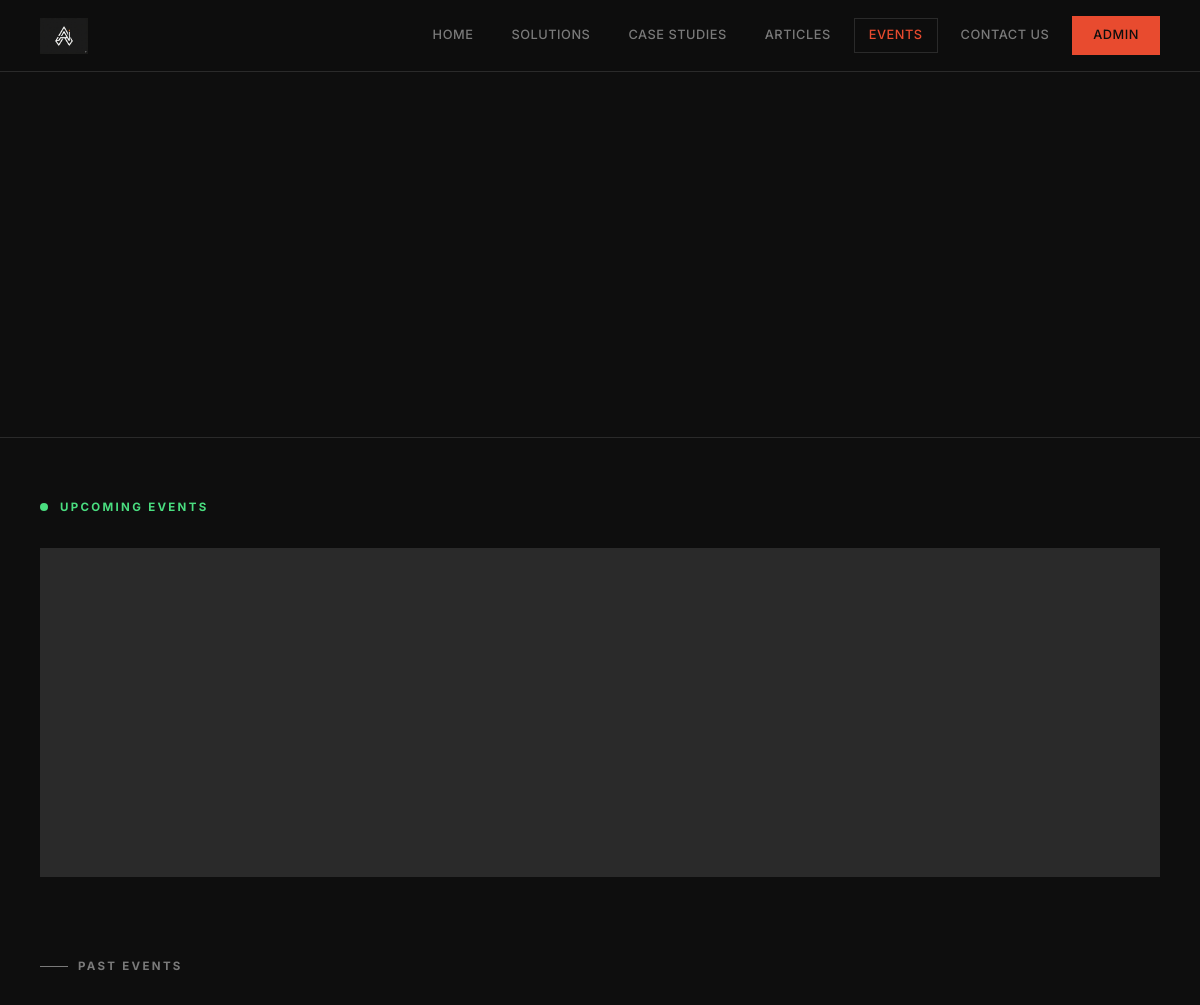
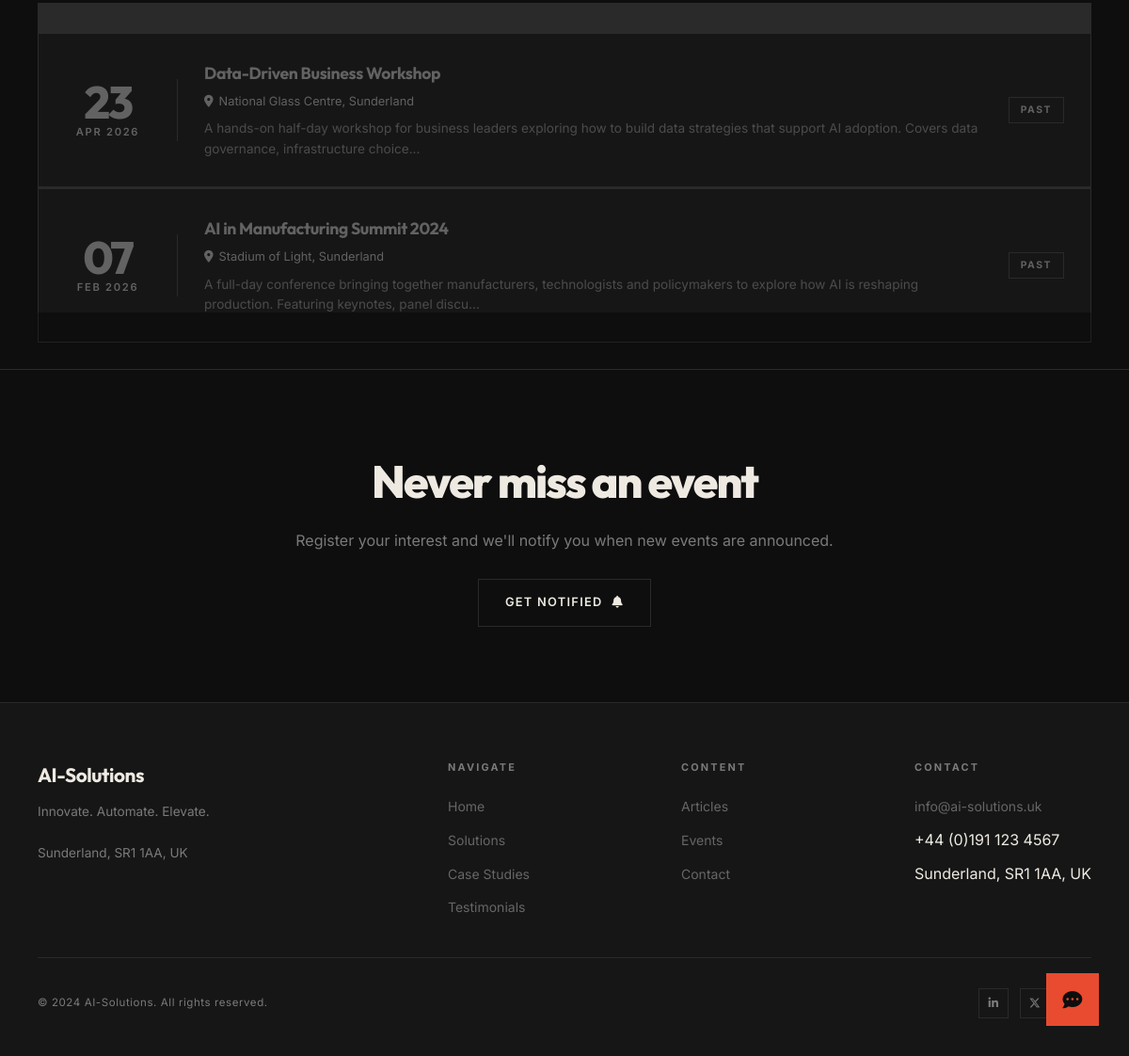
The app's page /events with its own data (2 pictures, top to bottom).
### models.py (models this page shows)
class SiteSettings(db.Model):
    __tablename__ = 'site_settings'
    id = db.Column(db.Integer, primary_key=True)
    company_logo = db.Column(db.String(300), nullable=True)
    company_name = db.Column(db.String(200), default='AI-Solutions')
    tagline = db.Column(db.String(500))
    address = db.Column(db.String(300))
    email = db.Column(db.String(120))
    phone = db.Column(db.String(50))
    linkedin_url = db.Column(db.String(300), nullable=True)
    twitter_url = db.Column(db.String(300), nullable=True)
    facebook_url = db.Column(db.String(300), nullable=True)
    instagram_url = db.Column(db.String(300), nullable=True)
    github_url = db.Column(db.String(300), nullable=True)

class Event(db.Model):
    __tablename__ = 'event'
    id = db.Column(db.Integer, primary_key=True)
    name = db.Column(db.String(200), nullable=False)
    description = db.Column(db.Text)
    event_date = db.Column(db.DateTime)
    location = db.Column(db.String(200))
    image = db.Column(db.String(300), nullable=True)
    is_upcoming = db.Column(db.Boolean, default=False)
    register_link = db.Column(db.String(300), nullable=True)

### app.py (the view)
@app.route('/events')
def events():
    upcoming = Event.query.filter_by(is_upcoming=True).order_by(Event.event_date).all()
    past = Event.query.filter_by(is_upcoming=False).order_by(desc(Event.event_date)).all()
    return render_template('events.html', upcoming=upcoming, past=past)

### app.py (called while the page is built)
@app.context_processor
def inject_settings():
    settings = db.session.get(SiteSettings, 1)
    if not settings:
        settings = SiteSettings(id=1, company_name='AI-Solutions')
    return dict(settings=settings)

### templates/events.html (shortened to what this page needs)
{% extends "base.html" %}
{% block content %}
<div class="page-hero">
</div>
{% if upcoming %}
<section style="max-width:1280px; margin:0 auto; padding:60px 40px;">
  <div style="display:flex; align-items:center; gap:12px; margin-bottom:32px;">
    <div style="width:8px; height:8px; background:var(--grn); border-radius:50%;"></div>
    <span style="font-size:0.72rem; font-weight:700; letter-spacing:0.2em; text-transform:uppercase; color:var(--grn);">Upcoming Events</span>
  </div>
  <div style="display:flex; flex-direction:column; gap:1px; background:var(--bdr);">
  </div>
</section>
{% endif %}
{% if past %}
<section class="{% if upcoming %}past-section-compact{% else %}past-section-default{% endif %}" style="max-width:1280px; margin:0 auto;">
  <div style="font-size:0.72rem; font-weight:700; letter-spacing:0.2em; text-transform:uppercase; color:var(--muted); margin-bottom:32px; display:flex; align-items:center; gap:10px;">
    <span style="display:block; width:28px; height:1px; background:var(--muted);"></span>
    Past Events
  </div>
  <div style="display:flex; flex-direction:column; gap:1px; background:var(--bdr);">
    {% for event in past %}
    <div class="event-card" style="background:var(--bg); opacity:0.7;">
      <div class="event-date-block">
        <div class="event-date-day" style="color:var(--muted);">{{ event.event_date.strftime('%d') }}</div>
        <div class="event-date-month">{{ event.event_date.strftime('%b %Y') }}</div>
      </div>
      <div>
        <h3 class="event-title" style="color:var(--muted);">{{ event.name }}</h3>
        <div class="event-location"><i class="fas fa-map-marker-alt"></i> {{ event.location }}</div>
        {% if event.description %}<p style="font-size:0.85rem; color:var(--muted); margin-top:8px; opacity:0.7;">{{ event.description[:160] }}{% if event.description|length > 160 %}...{% endif %}</p>{% endif %}
      </div>
      <span class="event-badge past">Past</span>
    </div>
    {% endfor %}
  </div>
</section>
{% endif %}
<section style="border-top:1px solid var(--bdr); padding:80px 40px; text-align:center;">
  <h2 style="font-family:var(--font-display); font-size:clamp(1.8rem,4vw,3rem); font-weight:800; letter-spacing:-0.04em; margin-bottom:12px;">
    Never miss an event
  </h2>
  <p style="color:var(--muted); margin-bottom:28px;">Register your interest and we'll notify you when new events are announced.</p>
  <a href="{{ url_for('contact') }}" class="btn btn-outline">
    <span>Get Notified</span>
    <i class="fas fa-bell"></i>
  </a>
</section>
{% endblock %}

### templates/base.html (shortened to what this page needs)
<!DOCTYPE html>
<html lang="en">
<head>
  <link rel="stylesheet" href="https://cdnjs.cloudflare.com/ajax/libs/font-awesome/6.5.0/css/all.min.css">
  <link rel="stylesheet" href="{{ url_for('static', filename='css/style.css') }}">
</head>
<body>
<nav class="navbar">
  <a href="{{ url_for('index') }}" class="nav-logo">
    {% if settings and settings.company_logo %}
      <img src="{{ url_for('static', filename=settings.company_logo) }}" alt="{{ settings.company_name }}">
    {% else %}
      <span class="logo-dot"></span>
      <span>{{ settings.company_name if settings else 'AI-Solutions' }}</span>
    {% endif %}
  </a>
  <div class="nav-links" id="nav-links">
    <a href="{{ url_for('index') }}" class="{{ 'active' if request.endpoint == 'index' }}">Home</a>
    <a href="{{ url_for('solutions') }}" class="{{ 'active' if request.endpoint == 'solutions' }}">Solutions</a>
    <a href="{{ url_for('case_studies') }}" class="{{ 'active' if request.endpoint == 'case_studies' }}">Case Studies</a>
    <a href="{{ url_for('articles') }}" class="{{ 'active' if request.endpoint in ['articles','article_detail'] }}">Articles</a>
    <a href="{{ url_for('events') }}" class="{{ 'active' if request.endpoint == 'events' }}">Events</a>
    <a href="{{ url_for('contact') }}" class="{{ 'active' if request.endpoint == 'contact' }}">Contact Us</a>
    <a href="{{ url_for('admin_login') }}" class="nav-cta">Admin</a>
  </div>
</nav>
<div class="page-wrapper">
  {% block content %}{% endblock %}
</div>
<footer class="footer">
  <div class="footer-inner">
    <div class="footer-top">
      <div>
        <div class="footer-brand">{{ settings.company_name if settings else 'AI-Solutions' }}</div>
        <p class="footer-tagline">{{ settings.tagline if settings else 'Innovate. Automate. Elevate.' }}<br><br>{{ settings.address if settings else 'Sunderland, UK' }}</p>
      </div>
      <div>
        <div class="footer-col-title">Navigate</div>
        <ul class="footer-links">
          <li><a href="{{ url_for('index') }}">Home</a></li>
          <li><a href="{{ url_for('solutions') }}">Solutions</a></li>
          <li><a href="{{ url_for('case_studies') }}">Case Studies</a></li>
          <li><a href="{{ url_for('testimonials') }}">Testimonials</a></li>
        </ul>
      </div>
      <div>
        <div class="footer-col-title">Content</div>
        <ul class="footer-links">
          <li><a href="{{ url_for('articles') }}">Articles</a></li>
          <li><a href="{{ url_for('events') }}">Events</a></li>
          <li><a href="{{ url_for('contact') }}">Contact</a></li>
        </ul>
      </div>
      <div>
        <div class="footer-col-title">Contact</div>
        <ul class="footer-links">
          {% if settings and settings.email %}<li><a href="mailto:{{ settings.email }}">{{ settings.email }}</a></li>{% endif %}
          {% if settings and settings.phone %}<li>{{ settings.phone }}</li>{% endif %}
          {% if settings and settings.address %}<li>{{ settings.address }}</li>{% endif %}
        </ul>
      </div>
    </div>
    <div class="footer-bottom">
      <span>&copy; {{ now().year if now is defined else '2024' }} {{ settings.company_name if settings else 'AI-Solutions' }}. All rights reserved.</span>
      <div class="footer-social">
        {% if settings and settings.linkedin_url %}<a href="{{ settings.linkedin_url }}" target="_blank"><i class="fab fa-linkedin-in"></i></a>{% endif %}
        {% if settings and settings.twitter_url %}<a href="{{ settings.twitter_url }}" target="_blank"><i class="fab fa-x-twitter"></i></a>{% endif %}
        {% if settings and settings.github_url %}<a href="{{ settings.github_url }}" target="_blank"></a>{% endif %}
      </div>
    </div>
  </div>
</footer>
<button class="chatbot-btn" id="chatbot-btn" aria-label="Open chat">
  <i class="fas fa-comment-dots"></i>
</button>
</body>
</html>

### templates/events.html (style rules this page uses)
.past-section-compact { padding: 20px 40px 60px; }

### records on screen
SiteSettings: company_logo (picture), company_name "AI-Solutions", tagline "Innovate. Automate. Elevate.", address "Sunderland, SR1 1AA, UK", email "info@ai-solutions.uk", phone "+44 (0)191 123 4567"
Event: event_date "23", event_date "APR 2026", name "Data-Driven Business Workshop", location "National Glass Centre, Sunderland", description "A hands-on half-day workshop for business leaders exploring how to build data strategies that support AI adoption. Covers data governance, infrastructure choice"
Event: event_date "07", event_date "FEB 2026", name "AI in Manufacturing Summit 2024", location "Stadium of Light, Sunderland", description "A full-day conference bringing together manufacturers, technologists and policymakers to explore how AI is reshaping production. Featuring keynotes, panel discu"
